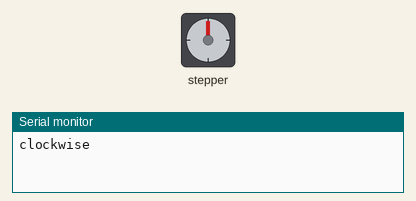
A sketch run on a simulated Arduino Uno, built with avr-gcc and run on an emulated ATmega328P. Shown: stepper motor, the last lines printed to the serial monitor. Stepper angles assume 2048 steps per turn.

Above: at 0.05 s.
At 3.05 s:
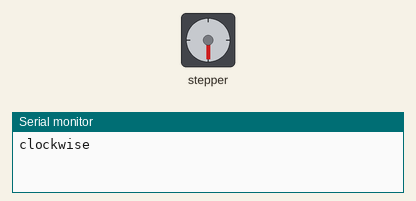
At 6.05 s:
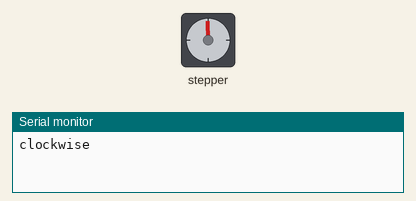
At 12.25 s:
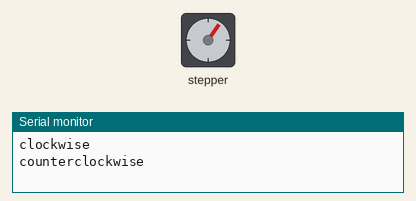
Timing chart, 0 to 17.0 s (numbered marks = the images above):
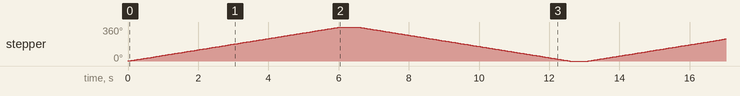

The sketch:

stepper_motor.ino
```cpp
#include <Stepper.h>

const int stepsPerRevolution = 2048;
const int rolePerMinute = 10;

Stepper myStepper(stepsPerRevolution, 8, 10, 9, 11);

void setup() {
  myStepper.setSpeed(rolePerMinute);
  Serial.begin(9600);
}

void loop() {
  Serial.println("clockwise");
  myStepper.step(stepsPerRevolution);
  delay(500);

  Serial.println("counterclockwise");
  myStepper.step(-stepsPerRevolution);
  delay(500);
}
```

Measured:
- by itself, stepper: turns 360° clockwise in 6.0 s, then 360° counter-clockwise in 6.0 s, repeating every 13.1 s
